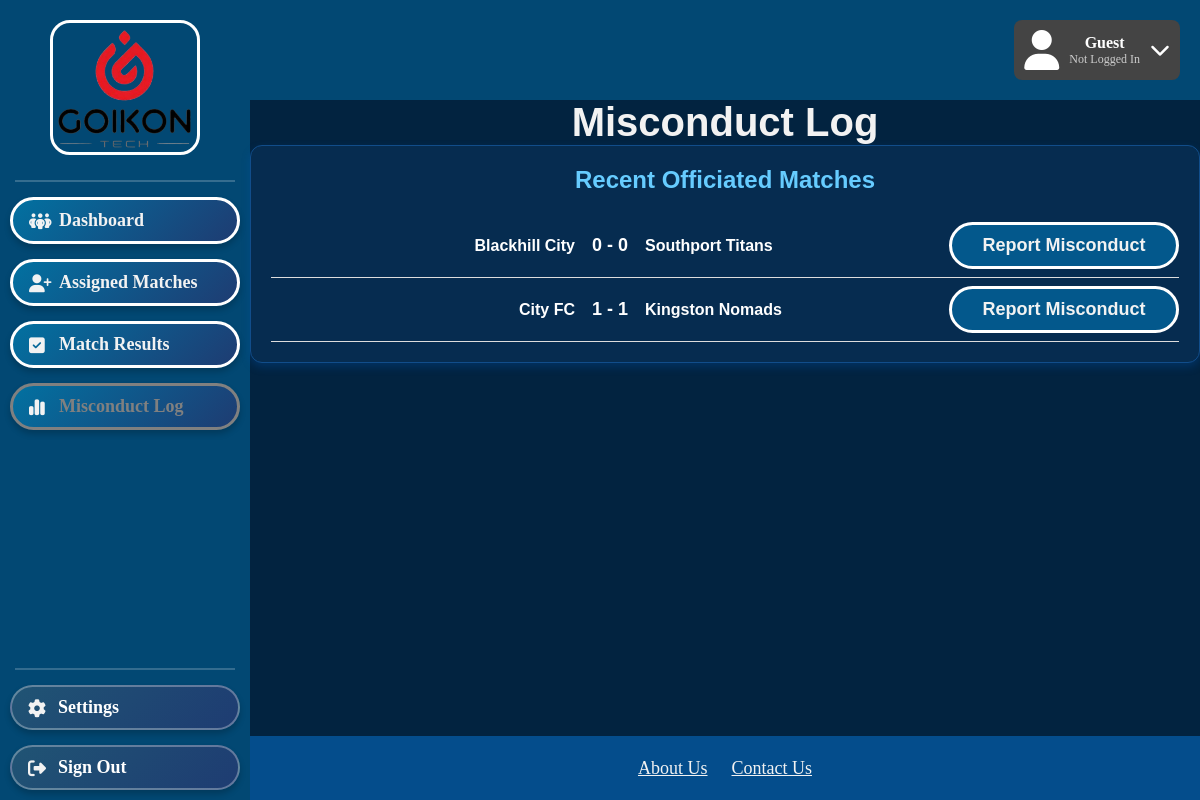
/Main/refereePages/MisconductLog.php, run on the app's committed database.
### tables this page shows
CREATE TABLE "League_Match" (
	"LeagueMatchID"	INTEGER,
	"LeagueID"	INTEGER NOT NULL,
	"HomeTeamID"	INTEGER NOT NULL,
	"AwayTeamID"	INTEGER NOT NULL,
	"MatchDate"	DATETIME NOT NULL,
	"FieldID"	INTEGER NOT NULL,
	"Status"	TEXT NOT NULL,
	"HomeGoals"	INTEGER NOT NULL DEFAULT 0,
	"AwayGoals"	INTEGER NOT NULL DEFAULT 0,
	PRIMARY KEY("LeagueMatchID" AUTOINCREMENT),
	FOREIGN KEY("AwayTeamID") REFERENCES "Team"("TeamID") ON DELETE CASCADE ON UPDATE CASCADE,
	FOREIGN KEY("FieldID") REFERENCES "Field"("FieldID") ON DELETE CASCADE ON UPDATE CASCADE,
	FOREIGN KEY("HomeTeamID") REFERENCES "Team"("TeamID") ON DELETE CASCADE ON UPDATE CASCADE,
	FOREIGN KEY("LeagueID") REFERENCES "League"("LeagueID") ON DELETE CASCADE ON UPDATE CASCADE
);

### Main/refereePages/MisconductLog.php (the view, shortened to what this page needs)
<?php include_once __DIR__ . '/../Include/profile_header.php'; ?>
<!DOCTYPE html>
<html>
    <link rel="stylesheet" href="../styles.css">
    <div class="sidebar">
        <img src="../GoikonLogoFinal.png" alt="Goikon Logo" class = "goikon-logo">
        <div class="sidebar-separator"></div>
        <div class="sidebar-button">
            <a href="RefereeDashboard.php">
                <i class="fa-solid fa-people-group"></i>Dashboard
            </a>
        </div>
        <div class="sidebar-button">
            <a href="AssignedMatches.php">
                <i class="fa-solid fa-user-plus"></i>Assigned Matches
            </a>
        </div>
        <div class="sidebar-button">
            <a href="MatchResults.php">
                <i class="fa-solid fa-square-check"></i>Match Results
            </a>
        </div>
        <div class="sidebar-button" class="stayOnPageLink">
            <a href="MisconductLog.php">
                <i class="fa-solid fa-chart-simple"></i>Misconduct Log
            </a>
        </div>
        <div class="sidebar-toolbox-container">
            <div class="sidebar-separator"></div>
            <div class="sidebar-toolbox-button">
                <a href="../Homepages/SettingsPersonal.php">
                    <i class="fa-solid fa-gear"></i>Settings
                </a>
            </div>
            <div class="sidebar-toolbox-button">
                <a href="../Create Account and Login/Login.php">
                    <i class="fa-solid fa-right-from-bracket"></i></i>Sign Out
                </a>
            </div>
        </div>
    </div>
    <div class="footer">
        <a href="../Homepages/AboutUs.php">About Us</a>
        <a href="../Homepages/ContactUs.php">Contact Us</a>
    </div>
   <div class="main-content">
       <h1><b>Misconduct Log</b></h1>
       <?php
        require_once __DIR__ . '/../Include/db.php';
        try {
            $dbInstance = new Database();
            $conn = $dbInstance->getConnection();
        } catch (Exception $e) {
            die("Error: " . $e->getMessage());
        }
        ?>
        <div class="card">
            <h2>Recent Officiated Matches</h2>
            <?php
            $officiatedQuery = "
                SELECT lm.LeagueMatchID, hm.TeamID AS HomeID, am.TeamID AS AwayID,
                    hm.TeamName AS HomeTeam, am.TeamName AS AwayTeam,
                    lm.MatchDate, lm.HomeGoals, lm.AwayGoals
                FROM Referee_Booking rb
                JOIN League_Match lm ON rb.LeagueMatchID = lm.LeagueMatchID
                JOIN Team hm ON lm.HomeTeamID = hm.TeamID
                JOIN Team am ON lm.AwayTeamID = am.TeamID
                WHERE rb.RefereeID = 3 AND lm.Status = 'Completed'
                ORDER BY lm.MatchDate DESC
                LIMIT 5
            ";
            $officiatedResults = $conn->query($officiatedQuery);
            while ($row = $officiatedResults->fetchArray(SQLITE3_ASSOC)) {
                $leagueMatchID = intval($row['LeagueMatchID']);
                $homeTeam = htmlspecialchars($row['HomeTeam']);
                $awayTeam = htmlspecialchars($row['AwayTeam']);
                $homeID = intval($row['HomeID']);
                $awayID = intval($row['AwayID']);
                $homeGoals = intval($row['HomeGoals']);
                $awayGoals = intval($row['AwayGoals']);
                $winnerHome = $homeGoals > $awayGoals ? 'winner' : '';
                $winnerAway = $awayGoals > $homeGoals ? 'winner' : '';
                echo "<div class='result-row'>
                        <div class='team home $winnerHome'>{$homeTeam}</div>
                        <div class='score'>{$homeGoals} - {$awayGoals}</div>
                        <div class='team away $winnerAway'>{$awayTeam}</div>
                        <div class='notes-button'>
                            <button class='report-misconduct-btn'
                                    data-matchid='{$leagueMatchID}'
                                    data-homeid='{$homeID}'
                                    data-awayid='{$awayID}'
                                    data-homename='{$homeTeam}'
                                    data-awayname='{$awayTeam}'>
                                Report Misconduct
                            </button>
                        </div>
                    </div>";
            }
            ?>
        </div>
   </div>
</html>

### Main/styles.css (style rules this page uses)
.goikon-logo { position: absolute; top: 20px; left: 50px; width: 150px; height: auto; z-index: 10000; border: 3px solid white; border-radius: 20px; }
.sidebar { position: fixed; top: 0; left: 0; width: 250px; height: 100%; background-color: #024873; display: flex; flex-direction: column; align-items: center; padding-top: 180px; gap: 15px; }
.sidebar-button { background: none; padding: 0; }
.sidebar-button a { display: block; background: linear-gradient(135deg, #0271A1, #1e3c72); color: #F2F2F2; cursor: pointer; text-align: left; text-indent: 8px; font-weight: bold; text-decoration: none; font-size: 18px; width: 230px; padding: 10px 0; display: block; border: 3px solid white; border-radius: 50px; transition: all 0.3s ease-in-out; box-shadow: 0 4px 6px rgba(0, 0, 0, 0.2); }
.sidebar-button a.active { color: grey; border-color: grey; }
.sidebar i { color: #f2f2f2; font-size: 18px; vertical-align: middle; margin-right: 20px; width: 1em; }
.sidebar-toolbox-container { position: fixed; display: flex; flex-direction: column; align-items: center; gap: 15px; width: 250px; bottom: 10px; left: 0; }
.sidebar-toolbox-button { position: relative; display: flex; background: none; padding: 0; }
.sidebar-toolbox-button a { cursor: pointer; text-align: left; text-indent: 8px; background: linear-gradient(135deg, #205474, #1e3c72); color: white; font-weight: bold; text-decoration: none; font-size: 18px; width: 230px; padding: 10px 0; border-radius: 30px; backdrop-filter: blur(10px); border: 2px solid rgba(255, 255, 255, 0.3); transition: all 0.3s ease-in-out; box-shadow: 0 4px 6px rgba(0, 0, 0, 0.2); }
.sidebar-separator { height: 2px; background-color: rgba(255, 255, 255, 0.2); margin: 0px; width: calc(100% - 30px); margin-left: 15px; margin-right: 15px; }
.footer { position: fixed; left: 250px; width: calc(100vw - 250px); bottom: 0; background-color: #044D8C; text-align: center; padding: 20px; z-index: -1000; }
.footer a { color: #F2F2F2; font-size: 18px; line-height: 24px; margin: 10px; }
.main-content { position: fixed; align-content: left; top: 100px; left: 250px; width: calc(100vw - 250px); height: calc(100vh - 164px); background-color: #022340; z-index: 1000001; font-family:Verdana, Tahoma, sans-serif; }
.main-content button { background-color: #03588C; color: #F2F2F2; text-align: center; font-weight: bold; text-decoration: none; font-size: 18px; width: 230px; display: flex; padding: 10px 0; display: block; border: 3px solid white; border-radius: 50px; margin: 0 auto; }
.main-content h1 { text-align: center; font-size: 40px; color: #F2F2F2; cursor: pointer; }
.team { flex: 1; text-align: center; padding: 5px; font-weight: bold; }
* { margin: 0; padding: 0; box-sizing: border-box; }

### Main/refereePages/MisconductLog.php (style rules this page uses)
.card { background-color: #062c50; color: white; border: 1px solid #114d8a; border-radius: 12px; padding: 20px; box-shadow: 0 4px 8px rgba(0, 86, 179, 0.3); }
.card h2 { text-align: center; color: #66ccff; margin-bottom: 20px; }
.result-row { display: flex; align-items: center; justify-content: space-between; padding: 8px 0; border-bottom: 1px solid #ddd; }
.team { font-weight: bold; text-align: center; padding: 5px; }
.home { text-align: right; }
.away { text-align: left; }
.score { font-size: 18px; font-weight: bold; text-align: center; min-width: 60px; }
.report-misconduct-btn { padding: 4px 8px; background-color: #dc3545; color: white; border: none; border-radius: 4px; cursor: pointer; }

### data on the page
league_match: homeTeam "Blackhill City", HomeGoals "0", AwayGoals "0", awayTeam "Southport Titans"
league_match: homeTeam "City FC", HomeGoals "1", AwayGoals "1", awayTeam "Kingston Nomads"

### other printed values
$userDisplay['name'] "Guest"
$userDisplay['role'] "Not Logged In"
